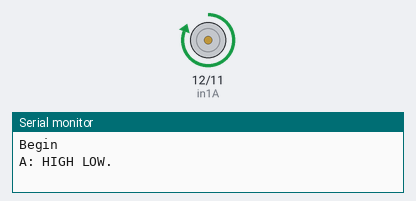
Bench run of a sketch on a simulated Arduino Uno, built with avr-gcc and run on an emulated ATmega328P. Parts: motor-driver pin pairs drawn as motors (green arrow = first pin HIGH = forward, orange = second pin HIGH = backward, longer = more drive, scaled by the enable pin), the last lines printed to the serial monitor.

Above: at 1.5 s.
At 7.5 s:
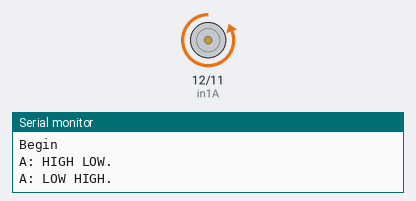
At 10.5 s:
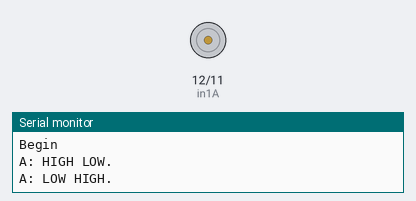
Timing chart, 0 to 15.6 s (numbered marks = the images above):
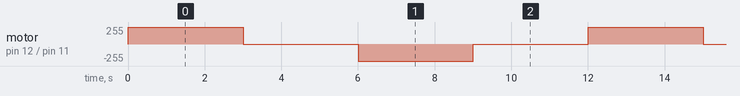

Measured:
- by itself, motor on pin 12 (in1A) / pin 11 (in2A): repeats every 12.0 s: stopped 3.0 s, backward 255/255 3.0 s, stopped 3.0 s, forward 255/255 3.0 s

The sketch:

BasicMotorScript.ino.ino
```cpp
// Motor A Pin Declarations
int enA = 13;
int in1A = 12;
int in2A = 11;

// MOTOR B UNOPERATIONALE FOR PROTOTYPE
// Motor B Pin Declarations
// int enB = 10;
// int in1B = 9;
// int in2B = 8;

void setup() {

  Serial.begin(9600);

  // Motor A Pin Setup
  pinMode(enA, OUTPUT);
  pinMode(in1A, OUTPUT);
  pinMode(in2A, OUTPUT);

  // Motor B Pin Setup
  // pinMode(enB, OUTPUT);
  // pinMode(in1B, OUTPUT);
  // pinMode(in2B, OUTPUT);

  // Enabling Both Motors
  digitalWrite(enA, HIGH);
  // digitalWrite(enB, LOW);

  // Show that Serial is active
  Serial.println("Begin");
}

void loop() {

  // Set pins to move forward
  digitalWrite(in1A, HIGH);
  digitalWrite(in2A, LOW);
  Serial.println("A: HIGH LOW.");

  delay(3000);

  // Stop
  digitalWrite(in1A, LOW);
  digitalWrite(in2A, LOW);

  delay(3000);

  // Set pins to move backward
  digitalWrite(in1A, LOW);
  digitalWrite(in2A, HIGH);
  Serial.println("A: LOW HIGH.");

  delay(3000);

  // Stop
  digitalWrite(in1A, LOW);
  digitalWrite(in2A, LOW);

  delay(3000);
}
```
